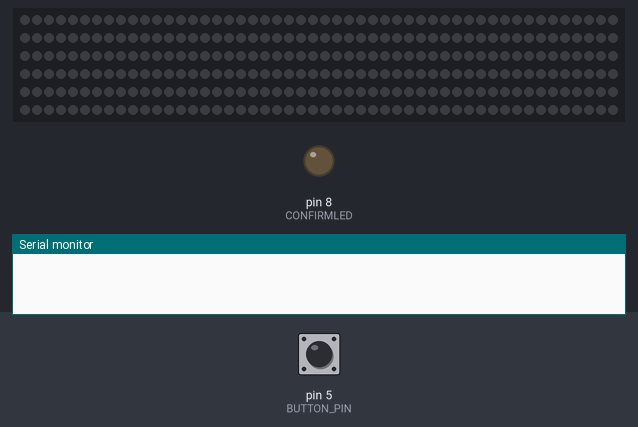
This sketch was run on a simulated Arduino Uno, built with avr-gcc and run on an emulated ATmega328P. Shown: 300 RGB LEDs in strip order, left to right, continuing on the next row, output pins drawn as LEDs (lit = HIGH), the last lines printed to the serial monitor. The test bench sets the inputs (shaded band); at power-on: pin 5 (BUTTON_PIN) HIGH. Dim RGB values are drawn brighter than linear; random numbers use the default seed unless the sketch sets one.

Above: at 1.2 s.
1.3 s: pin 5 (BUTTON_PIN) pulled LOW for 0.15 s
At 1.58 s:
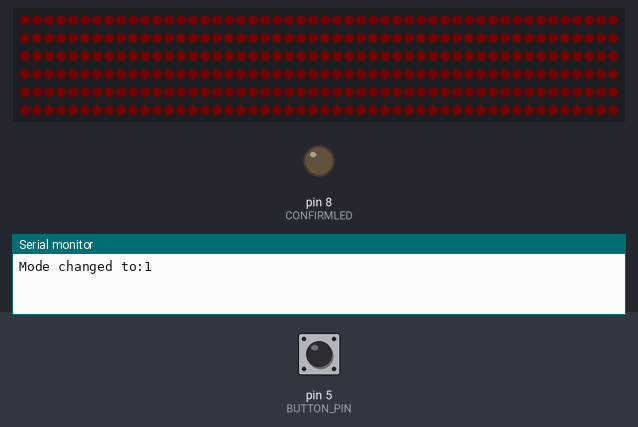
3.3 s: pin 5 (BUTTON_PIN) pulled LOW for 1 s
At 3.57 s:
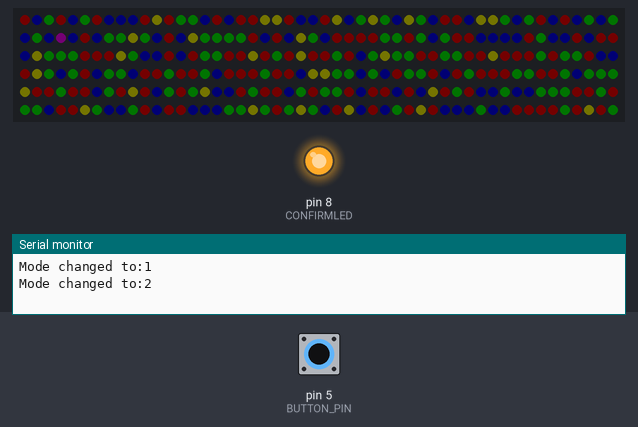
5.8 s: pin 5 (BUTTON_PIN) pulled LOW for 0.15 s
At 6.09 s:
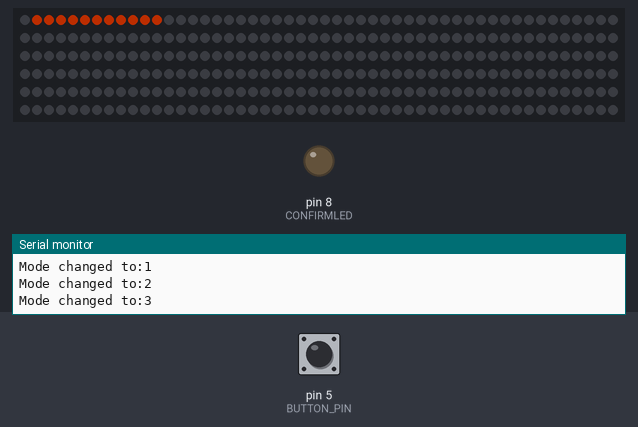
7.7 s: pin 5 (BUTTON_PIN) pulled LOW for 3.2 s
At 7.99 s:
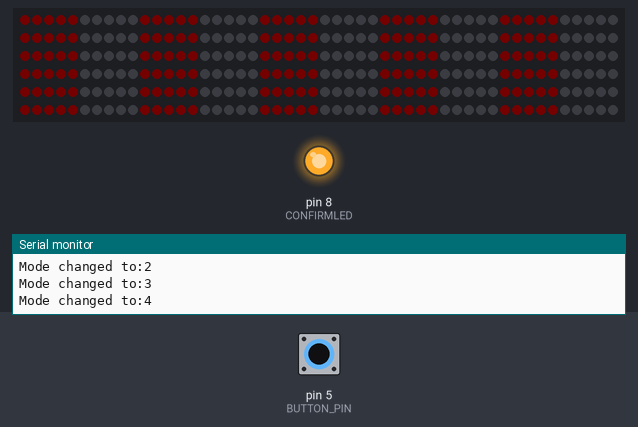
12.4 s: pin 5 (BUTTON_PIN) pulsed LOW 5 times (0.12 s each, 0.3 s apart)
At 12.97 s:
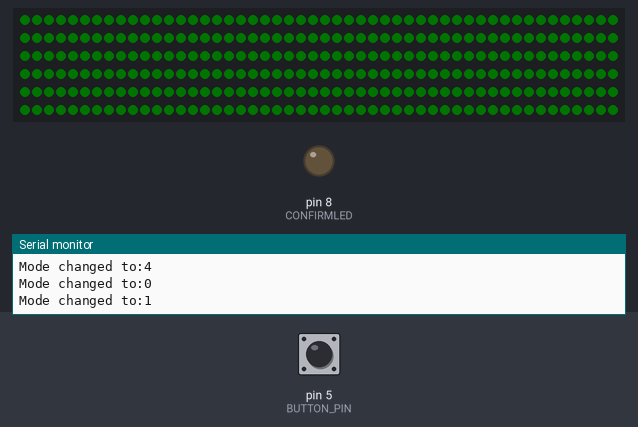
15.4 s: pin 5 (BUTTON_PIN) pulled LOW for 0.15 s
At 15.65 s:
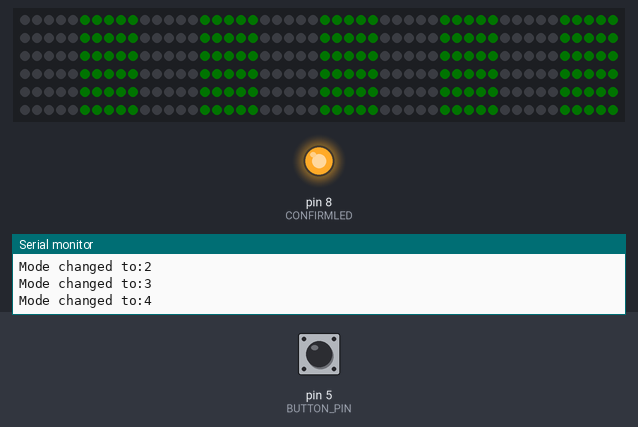
Timing chart, 0 to 18.4 s (numbered marks = the images above; inputs shaded):
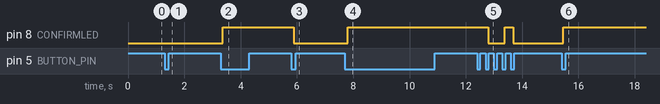

Measured:
- after the input at 1.3 s, the LEDs: change after 0.19 s (image 1)
- after the input at 3.3 s, pin 8 (CONFIRMLED): LOW → HIGH after 0.07 s
- after the input at 5.8 s, pin 8 (CONFIRMLED): HIGH → LOW after 0.09 s
- after the input at 7.7 s, pin 8 (CONFIRMLED): LOW → HIGH after 0.11 s
- after the input at 12.4 s, pin 8 (CONFIRMLED): HIGH → LOW after 0.40 s, → HIGH 0.59 s later, → LOW 0.29 s later
- after the input at 15.4 s, pin 8 (CONFIRMLED): LOW → HIGH after 0.07 s

The sketch:

snoezelen.ino
```cpp
#include <FastLED.h>
#include <Arduino.h>

#define LED_PIN 7
#define NUM_LEDS 300
#define LED_TYPE WS2812B
#define BUTTON_PIN 5
#define CONFIRMLED 8

CRGB leds[NUM_LEDS];

int currentMode = 0;
int brightness = 5;
int fadeAmount = 5;
int hue = 5;
int color = random(255);
int keepColor[NUM_LEDS] = {};
int origin = 0;
int wavelength = 10;
int direction = 1;
int fixedColor = random(255);
int invert = 0;
int invertBrightness = 205;
int count = 0;
int fadeAmountE = 5;
int defaultBrightness = 155;
//For button
bool lastButtonState = HIGH;  //直前のボタンのそのままの読み取り結果
bool buttonState = HIGH;      //チャタリング防止後の確定したボタンの状態
unsigned long lastDebounceTime = 0;
const unsigned long debounceDelay = 50;

//test
int count_D = 0;

void modeBlack() {
  for(int i = 0;i < NUM_LEDS;i++) {
    leds[i] = CRGB::Black;
  }
  FastLED.show();
}

void modeRandomFade() {
  if(brightness == 0 || brightness == defaultBrightness) {
    if(brightness == 0 && fadeAmount < 0){
    fadeAmount *= -1;
    color = random(255);
    }
    if(brightness == defaultBrightness && fadeAmount > 0){
    fadeAmount *= -1;
    }
  }

  for(int i = 0;i < NUM_LEDS;i++) {
    leds[i] = CHSV(color, 255, brightness);
  }

  brightness += fadeAmount;
  FastLED.show();
}

void modeC() {
  if(brightness == 0 || brightness == defaultBrightness) {
    if(brightness == 0 && fadeAmount < 0)
    fadeAmount *= -1;
    if(brightness == defaultBrightness && fadeAmount > 0)
    fadeAmount *= -1;
    if(brightness == 0){
    for(int i = 0;i < NUM_LEDS;i++) {
      int j = random(255);
      leds[i] = CHSV(j, 255, brightness);
      keepColor[i] = j;
      }
    }
  }

  for(int i = 0;i < NUM_LEDS;i++){
    leds[i] = CHSV(keepColor[i], 255, brightness);
  }
  brightness += fadeAmount;
  FastLED.show();
}


void modeD() {

  if(origin >= NUM_LEDS){
    direction = -1;
    fixedColor = random(255);
  }else if(origin <= -wavelength){
    direction = 1;
    fixedColor = random(255);
  }
  for(int i = 0;i < NUM_LEDS;i++) {
    if(i >= origin && i <= origin + wavelength)
    leds[i] = CHSV(fixedColor,255,defaultBrightness);
    else {
    leds[i] = CHSV(1,1,0);
    }
  }
  if(++count_D % 2 == 0){
    origin += direction;
  }

  //ここにdelay入れたら遅くなる?
  FastLED.show();

}

void modeE() {
  int groupNum = 5;
  if(brightness == 0 || brightness == defaultBrightness) {
    if(brightness == 0 && fadeAmountE < 0){
    fadeAmountE *= -1;
    color = random(255);
    count = (count + 1) % 2;
    }
    if(brightness == defaultBrightness && fadeAmountE > 0){
    fadeAmountE *= -1;
    }
  }

  for(int i = 0;i < NUM_LEDS;i++) {
    if((i % 10) >= 5){
      leds[i] = CHSV(color, 255, count * brightness);
    }
    else if((i % 10) < 5){
    leds[i] = CHSV(color, 255, (1 - count) * brightness);
    }
  }

  brightness += fadeAmountE;
  FastLED.show();
}


bool checkButtonPress() {
  bool buttonPressed = false;
  int reading = digitalRead(BUTTON_PIN);

  //チャタリング防止
  if (reading != lastButtonState) {
    lastDebounceTime = millis();
  }

  if ((millis() - lastDebounceTime) > debounceDelay) {  //前回のボタン押下時からの経過時間がdebounceDelay以上だったら…
    if (reading != buttonState) {  //現在のボタンの状態が、前回記録されたボタンの状態と異なったら…
      buttonState = reading;
      if (buttonState == LOW) {  //ボタンが押されたら -> pullUPスイッチのため"=LOW"
        buttonPressed = true;
      }
    }
  }

  lastButtonState = reading;
  return buttonPressed;
}


void setup() {
  Serial.begin(9600);
  FastLED.addLeds<NEOPIXEL, LED_PIN>(leds, NUM_LEDS);
  pinMode(BUTTON_PIN, INPUT_PULLUP);
  for(int i = 0;i < NUM_LEDS;i++) {
    int j = random(255);
    keepColor[i] = j;
  }
  pinMode(CONFIRMLED, OUTPUT);

  modeBlack();
}

void loop() {
  if (checkButtonPress()) {
    currentMode = (currentMode + 1) % 5;
    brightness = 0;
    Serial.print("Mode changed to:");
    Serial.println(currentMode);

    //確認用の青LED?→消してもよし?(要確認)
    if(currentMode % 2 == 0){
      digitalWrite(CONFIRMLED, HIGH);
    }else{
      digitalWrite(CONFIRMLED, LOW);
    }
  }

  switch (currentMode) {
    case 0:
      modeBlack();
      delay(50);
      break;
    case 1:
      modeRandomFade();
      delay(50);
      break;
    case 2:
      modeC();
      delay(50);
      break;
    case 3:
      modeD();
      delay(50);
      break;
    case 4:
      modeE();
      delay(50);
      break;
  }

}
```
